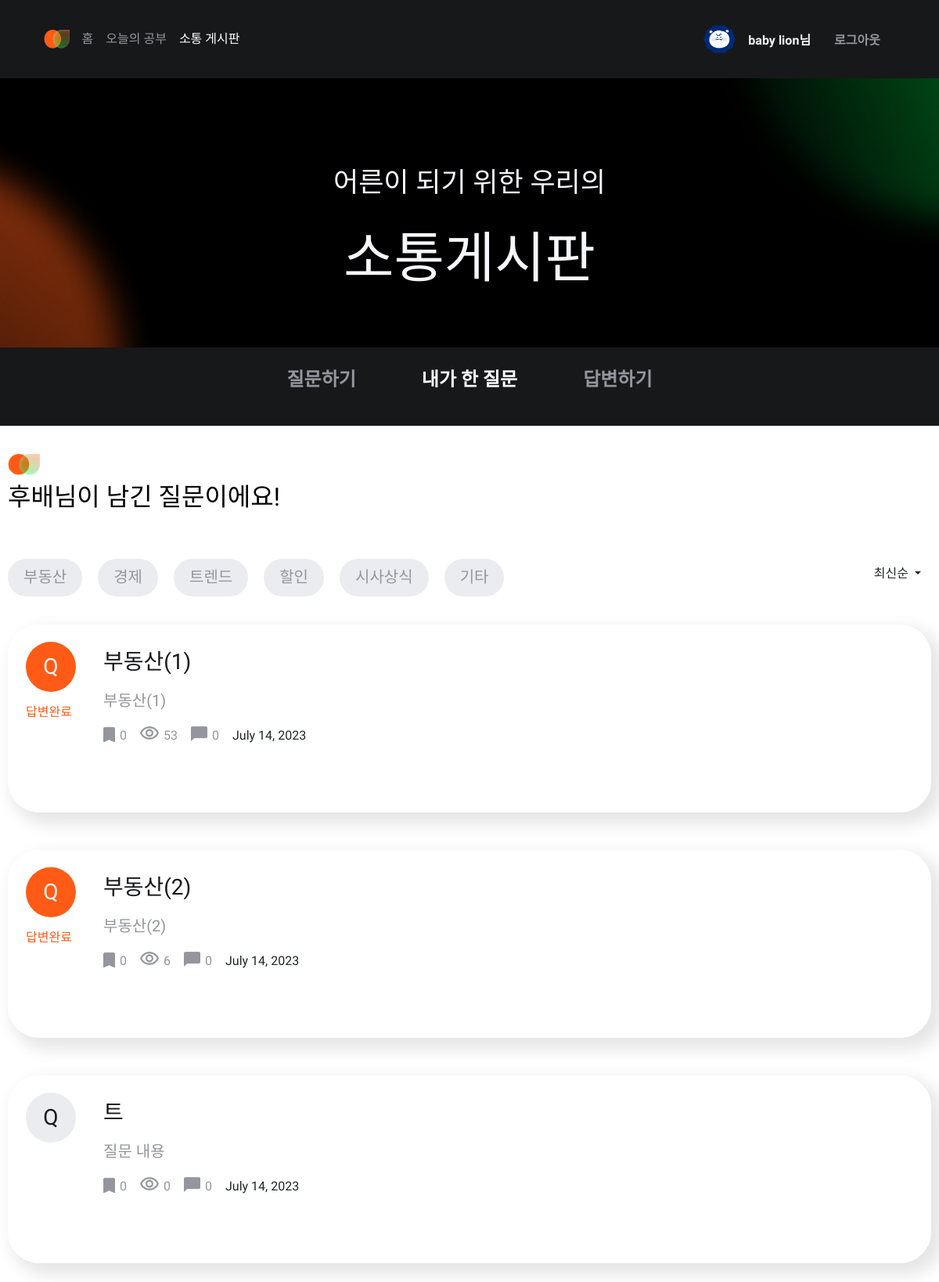
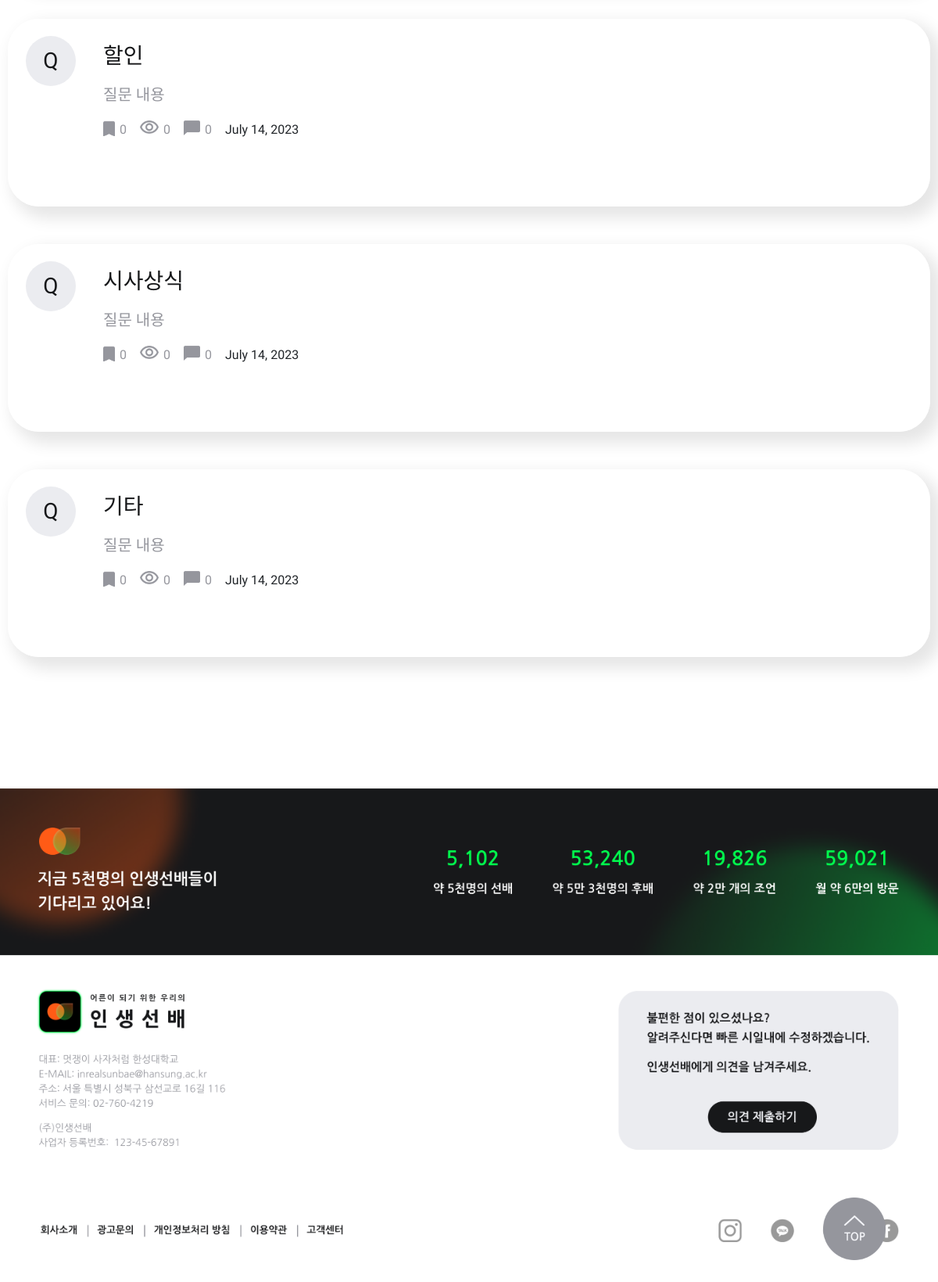
The page /communication/my_question (signed in) on the database its author committed (2 pictures, top to bottom).
### accounts/models.py (models this page shows)
class Profile(models.Model):
    user = models.OneToOneField(User, on_delete=models.CASCADE, default=0)
    name = models.CharField("NAME", max_length=20, default="baby lion") # 사용자 이름
    description = models.CharField("DESCRIPTION", max_length=30, default="안녕하세요! 아기사자입니다.") # 사용자 한 줄 소개
    image = models.ImageField("IMAGE", upload_to="userProfile/", default="static/img/defaultImg.png") # 프로필 사진
    total = models.PositiveIntegerField("TOTAL", default=0) # 전체 맞힌 문제 수
    realty = models.PositiveIntegerField("REALTY", default=0) # 부동산 문제 맞힌 수
    economy = models.PositiveIntegerField("ECONOMY", default=0) # 경제 문제 맞힌 수
    selfDevelopment = models.PositiveIntegerField("SELFDEV", default=0) # 자기개발 문제 맞힌 수
    discount = models.PositiveIntegerField("DISCOUNT", default=0) # 할인 문제 맞힌 수
    commonSense = models.PositiveIntegerField("COMMONSENSE", default=0) # 시사상식 문제 맞힌 수
    etc = models.PositiveIntegerField("ETC", default=0) # 기타 문제 맞힌 수
    answerCount = models.PositiveIntegerField("ANWERCOUNT", default=0) # 답변 수
    recommendCount = models.PositiveIntegerField("RECOMMENDCOUNT", default=0) # 추천 받은 답변 수
    questionCount = models.PositiveIntegerField("QUESTIONCOUNT", default=0) # 질문 수

### communicationApp/models.py (models this page shows)
class Question(models.Model):
    autor       = models.ForeignKey(user, on_delete=models.CASCADE, related_name='author_question') #작성자
    title       = models.CharField("TITLE", max_length=20, default="질문 제목") #질문 제목
    content     = models.TextField("CONTENT", max_length=300, default="질문 내용") #질문 내용
    date        = models.DateField("DATE", auto_now_add=True) #작성일자
    recommend   = models.PositiveIntegerField("RECOMMEND", default=0) #추천수
    category    = models.PositiveIntegerField("CATEGORY") #카테고리
    views       = models.PositiveIntegerField("VIEWS", default=0) #조회수
    answerd     = models.BooleanField("ANSWERD", default=False) #답변 여부

### communicationApp/views.py (the view)
# urls.py: path('my_question', my_question, name='my_question'), #내가 한 질문
def my_question(request):
    if request.method == 'POST':
        categorys = [0, 1, 2, 3, 4, 5]
        sort = 'date'
        index=0
        for category in categorys:
            if index==0:
                questions = Question.objects.filter(category=category, autor=request.user)
            else:
                index+=1
                question = Question.objects.filter(category=category, autor=request.user)
                questions.union(question)
        if sort == 'date':
            communication_list = questions.order_by('-date')
        elif sort == 'likes':
            communication_list = questions.order_by('-recommend')
        elif sort == 'views':
            communication_list = questions.order_by('-views')
        elif sort == 'answerd':
            communication_list = questions.filter(answerd=True).order_by('-date')
        else:
            communication_list = questions.filter(answerd=False).order_by('-date')
    else:
        communication_list = Question.objects.filter(autor=request.user).order_by("-date")
    context = {
        'communication_list': communication_list,
    }
    return render(request, 'communicationApp/my-question.html', context)

### templates/communicationApp/my-question.html (shortened to what this page needs)
{% load static %}
<!DOCTYPE html>
<html lang="en">
<head>
    <link rel="stylesheet" href="{% static 'css/communicationStyle.css' %}">
    <link rel="stylesheet" href="{% static 'css/default.css' %}">
    <link rel="stylesheet" href="https://cdn.jsdelivr.net/npm/bootstrap@5.3.0/dist/css/bootstrap.min.css">
</head>
<body>
    <nav>
        <div class="nav-left">
            <img src="{% static 'img/main-nav-logo.png' %}" alt="로고">
            <a href="{% url 'main' %}" style="color: #95969D;">홈</a>
            <a style=" color: #95969D;" href="{% url 'quizApp:studySpace' level=0 %}">오늘의 공부</a>
            <a style=" color: #FFFFFF;" href="{% url 'communicationApp:communication_list' %}">소통 게시판</a>
        </div>
        <div class="nav-right">
            <a href="{% url 'accounts:profile' %}">
                <img class="nav-icon-third" style="margin-right: 15px;" src="{{request.user.profile.image.url}}" alt="">
            </a>
            <p style="color: #FFFFFF;top:50%;margin-bottom: 0px; margin-right:30px;
            color: var(--unnamed, #F6F7FB);
            font-size: 16px;
            font-style: normal;
            font-weight: 700;
            line-height: normal;">{{request.user.profile.name}}님</p>
            <a href="{% url 'accounts:logOut' %}" style="text-decoration: none;
            color: inherit;">
            <p style="color: #FFFFFF;top:50%;margin-bottom: 0px; margin-right:40px;
            color: var(--1, #95969D);
            font-size: 16px;
            font-style: normal;
            font-weight: 700;
            line-height: normal;">로그아웃</p>
            </a>
        </div>
    </nav>
    <header class="study-title">
        <p>어른이 되기 위한 우리의</p>
        <p>소통게시판</p>
    </header>
    <nav id="nav2">
        <a href="{% url 'communicationApp:question_create' %}" style="text-decoration: none;
        color: inherit;margin-right: 84px;"><p id="nav2-first" style="color:#95969D;">질문하기</p></a>
        <a href="{% url 'communicationApp:my_question' %}" style="text-decoration: none;
        color: inherit;margin-right: 84px;color: #FFFFFF;"><p id="nav2-second">내가 한 질문</p></a>
        <a href="{% url 'communicationApp:answer_list' %}" style="text-decoration: none;
        color: inherit;"><p>답변하기</p></a>
    </nav>
    <div class="main-scroll-icon">
        <img src="{% static 'img/main-scroll-icon.png' %}" alt="Scroll Icon">
    </div>
    <div id="main-container">
       <div class="container-community">
        <img id="container-community-logo-img" src="{% static 'img/main-nav-logo.png' %}" alt="">
        <p id="container-community-first-p">후배님이 남긴 질문이에요!</p>
        <div class="container-community-btn-box">
            <div class="container-community-btn">
                <input type="submit" value="부동산" id="one">
                <input type="submit" value="경제" id="two">
                <input type="submit" value="트렌드" id="three">
                <input type="submit" value="할인" id="four">
                <input type="submit" value="시사상식" id="five">
                <input type="submit" value="기타" id="six">
            </div>
            <div class="btn-group">
                <button type="button" class="btn dropdown-toggle" data-bs-toggle="dropdown" aria-expanded="false">
                    최신순
                </button>
            </div>
        </div>
        {% for question in communication_list%}
        <a href="{% url 'communicationApp:communication_detail' question.id%}"      style="text-decoration: none; color: inherit;">
            <div class="community-box" >
                <div class="community-box-num">
                    {% if question.answerd == False %}
                        <p id="unanswer">Q</p>
                    {% else %}
                        <p id="answer">Q</p>
                        <p>답변완료</p>
                    {% endif %}
                </div>
                <div class="community-box-content">
                    <p id="community-box-content-title">{{question.title}}</p>
                    <p id="community-box-content-detail-content">{{question.content}}</p>
                    <div class="community-box-content-footer">
                        <div class="content-icon-box">
                            <div class="save">
                                <img src="{% static 'img/main-save-icon.png' %}" alt="">
                                <p>{{question.recommend}}</p>
                            </div>
                            <div class="saw">
                                <img src="{% static 'img/main-saw-icon.png' %}" alt="">
                                <p>{{question.views}}</p>
                            </div>
                            <div class="comment">
                                <img src="{% static 'img/main-comment-icon.png' %}" alt="">
                                <p>{{question.comment_set.count}}</p>
                            </div>
                        </div>
                        <div class="content-date">
                            <p>{{question.date}}</p>
                        </div>
                    </div>
                </div>
            </div>
        </a>
        {% endfor %}
    </div>
    <footer>
        <img src="{% static 'img/footer.png' %}" alt="">
    </footer>
</body>
</html>

### static/css/communicationStyle.css (style rules this page uses)
#main-container { display: flex; flex-direction: column; align-items: center; }
.container-community { display: flex; flex-direction: column; margin-top: 36px; margin-left: 370px; margin-right: 370px; }
.container-community #container-community-logo-img { text-align: left; width: 41.26px; }
.container-community #container-community-first-p { text-align: left; margin-top: 13px; font-size: 32px; line-height: 31.68px; color: #000000; }
.container-community-btn-box { display: flex; flex-direction: row; justify-content: space-between; margin-top: 36px; margin-bottom: 36px; }
.container-community .container-community-btn { display: flex; flex-direction: row; justify-content: left; flex-wrap: wrap; width: 960px; }
.container-community .container-community-btn > * { margin-top: 10px; }
.container-community .container-community-btn input { margin-right: 20px; background-color: #EBECF0; color: #95969D; font-size: 20px; line-height: 19.8px; border-radius: 26px; width: fit-content; height: 48px; padding-left: 20px; padding-right: 20px; border: none; cursor: pointer; }
.container-community .community-box { display: flex; flex-direction: row; padding-top: 17px; width: 1180px; height: 240px; margin-bottom: 48px; border-radius: 40px; border: 5px solid #FFFFFF; box-shadow: 10px 10px 20px 5px rgba(0, 0, 0, 0.10); }
.container-community .community-box-num { margin-left: 18px; margin-right: 35px; }
.container-community .community-box-num :nth-child(1) { display: flex; align-items: center; justify-content: center; width: 64px; height: 64px; font-size: 28px; border-radius: 50px; }
.container-community #unanswer { color: #17181A; background-color: #EBECF0; }
.container-community #answer { background-color: #FF5B16; color: #F6F7FB; }
.container-community .community-box-num :nth-child(2) { margin-top: 8px; color: #FF5B16; font-size: 16px; line-height: 20px; }
.container-community #community-box-content-title { margin-top: 12px; margin-bottom: 20px; text-align: left; color: #17181A; font-size: 28px; line-height: 27.72px; }
.container-community #community-box-content-detail-content { margin-bottom: 16px; margin-right: 95px; text-align: left; color: #95969D; font-size: 20px; line-height: 30px; }
.container-community .community-box-content-footer { display: flex; flex-direction: row; justify-content: space-between; margin-top: 18px; }
.container-community .content-icon-box { display: flex; flex-direction: row; }
.container-community .content-icon-box div { display: flex; flex-direction: row; margin-right: 17px; }
.container-community .content-icon-box p { font-size: 16px; color: #95969D; margin-left: 6px; }
.container-community .save img { width: 15px; height: 20px; }
.container-community .saw img { width: 24px; height: 17.06px; }
.container-community .comment img { width: 21px; height: 19.2px; }
.container-community .content-date { text-align: right; margin-right: 61px; }

### static/css/default.css (style rules this page uses)
* { margin: 0; padding: 0; font-family: 'Nanum Gothic', sans-serif; }
nav { display: flex; flex-direction: row; align-items: center; justify-content: space-between; width: 100%; height: 100px; font: 24px; line-height: 23.76px; background-color: #17181A; color: #FFFFFF; }
.nav-left,.nav-right { display: flex; flex-direction: row; }
.nav-left { margin-left: 55.59px; }
.nav-left a { margin-left: 16px; text-decoration: none; }
.nav-left img { max-width: 10%; }
.nav-right { display: flex; flex-direction: row; align-items: center; margin-right: 35px; }
.nav-right img { cursor: pointer; }
.nav-right :last-child { margin-right: 0px; }
.nav-icon-third { width: 43px; height: 42px; }
header { display: flex; flex-direction: column; align-items: center; color: #f6f7FB; background-image: url(../img/study-header-img.png); background-color: black; background-size: cover; background-position: center; background-repeat: no-repeat; width: 100%; height: 344px; }
header :nth-child(1) { margin-top: 94px; font-size: 35px; line-height: 80px; }
header :nth-child(2) { font-size: 70px; line-height: 80px; }
#nav2 { justify-content: center; color: #95969D; font-size: 24px; font-weight: 700; }
#nav2-first { color: #f6f7FB; cursor: pointer; }
.main-scroll-icon { position: fixed; bottom: 49px; right: 67px; z-index: 2; }
.main-scroll-icon img { height: 80px; width: 80px; cursor: pointer; }
footer img { width: 100%; margin-bottom: 72px; margin-top: 120px; }

### rows shown on the page
Question: answerd "Q", title "부동산(1)", content "부동산(1)", recommend "0", views "53", comment_set.count "0", date "July 14, 2023"
Question: answerd "Q", title "부동산(2)", content "부동산(2)", recommend "0", views "6", comment_set.count "0", date "July 14, 2023"
Question: answerd "Q", title "트", content "질문 내용", recommend "0", views "0", comment_set.count "0", date "July 14, 2023"
Question: answerd "Q", title "할인", content "질문 내용", recommend "0", views "0", comment_set.count "0", date "July 14, 2023"
Question: answerd "Q", title "시사상식", content "질문 내용", recommend "0", views "0", comment_set.count "0", date "July 14, 2023"
Question: answerd "Q", title "기타", content "질문 내용", recommend "0", views "0", comment_set.count "0", date "July 14, 2023"

### other values the page prints
{{ request.user.profile.name }} "baby lion"
